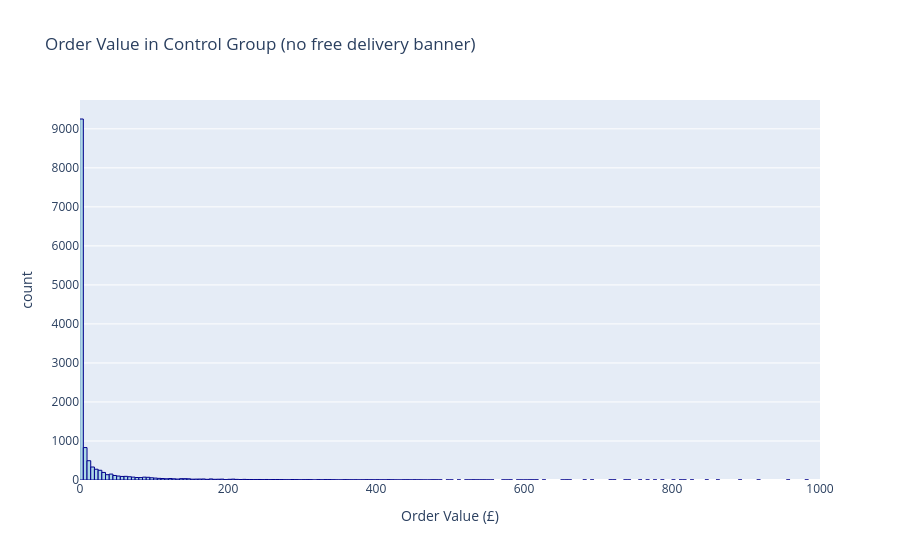

Here is the notebook cell this chart was saved with:
### Markdown cell above
Notice that many users spent £0: they visited the site but didn't buy anything. Let's visualize the `Order.Value` distributions in each group and compare the *average* order values.

**Note:** the question does not explicitly ask us to quantify order value using means. This is a *choice*. How might results (and insights) change if we compared a different measure of center?

### Code cell
# Visualize the control order value distribution
fig = px.histogram(asos[asos["Version"]=="C"]["Order.Value"],
                   title = "Order Value in Control Group (no free delivery banner)",
                   labels = {"value":"Order Value (£)"},
                   height = 400, range_x = [0,1000])

fig.update_traces(showlegend = False,
                  marker_color = "lightblue", 
                  marker_line_color = "darkblue",
                  marker_line_width = 1)

### Figure 1 — Plotly figure (JSON) as saved in the notebook; plotly's stock layout.template omitted (floating-point values rounded to 4 significant figures; data arrays with more than 128 entries replaced by an {"elided": "..."} marker saying what was removed)
{"data": [{"alignmentgroup": "True", "bingroup": "x", "hovertemplate": "variable=Order.Value<br>Order Value (£)=%{x}<br>count=%{y}<extra></extra>", "legendgroup": "Order.Value", "marker": {"color": "lightblue", "line": {"color": "darkblue", "width": 1}, "pattern": {"shape": ""}}, "name": "Order.Value", "offsetgroup": "Order.Value", "orientation": "v", "showlegend": false, "type": "histogram", "x": {"elided": "13842 int values"}, "xaxis": "x", "yaxis": "y"}], "layout": {"autosize": true, "barmode": "relative", "legend": {"title": {"text": "variable"}, "tracegroupgap": 0}, "title": {"text": "Order Value in Control Group (no free delivery banner)"}, "xaxis": {"anchor": "y", "domain": [0, 1], "range": [0, 1000], "title": {"text": "Order Value (£)"}, "type": "linear"}, "yaxis": {"anchor": "x", "autorange": true, "domain": [0, 1], "range": [0, 9739.0], "title": {"text": "count"}}}}
